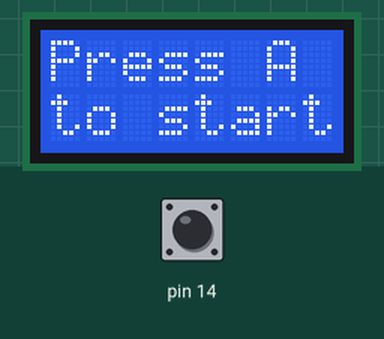
The sketch below on a simulated Arduino Leonardo, built with avr-gcc and run on an emulated ATmega32U4. Shown: 8×2 character LCD. The test bench sets the inputs (shaded band); at power-on: pin 14 HIGH.

Above: at 0.8 s.
0.9 s: pin 14 pulled LOW for 0.15 s
At 2.5 s:
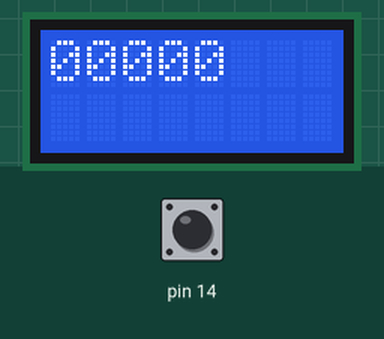
Timing chart, 0 to 4.0 s (numbered marks = the images above; inputs shaded):
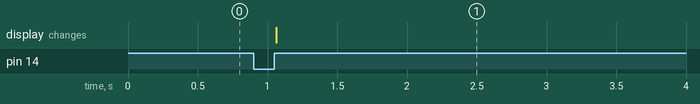

The sketch:

2_LineFollower.ino
```cpp
/* This program uses the line detected information to follow the line
 *
 *  The ligical is as follows:
 *  - if the line is centered according tot he robot, go straight
 *  - if the line is a bit on the right, turn right
 *  - if the line is a bit on the left, turn left
 *
 * WARNING: You need to place the jumper on the bottom PCB on the DN4 and DN2 position.
 * See https://www.pololu.com/docs/0J63/3.5
 *
 * We use the library Zumo32U4LineSensors
 * See https://pololu.github.io/zumo-32u4-arduino-library/class_zumo32_u4_line_sensors.html
 */

#include <Wire.h>
#include <Zumo32U4.h>


Zumo32U4LCD lcd;
Zumo32U4ButtonA buttonA;
Zumo32U4Motors motors;
Zumo32U4LineSensors lineSensors;

#define NUM_SENSORS 5
int lineSensorValues[NUM_SENSORS];

int lineDetectionThreshold = 500;
bool lineDetected[NUM_SENSORS];

// default speed of the motors
//useful when debugging you can make it slow to understand the behavior better
int motorSpeed = 200;

int lastSampleTime = 0;

void setup()
{
  // init sensors
  lineSensors.initFiveSensors();

  // Wait for button A to be pressed and released.
  lcd.clear();
  lcd.print(F("Press A"));
  lcd.gotoXY(0, 1);
  lcd.print(F("to start"));
  buttonA.waitForButton();
  lcd.clear();
}

void loop()
{
  // read sensors
  lineSensors.read(lineSensorValues, QTR_EMITTERS_ON);

  // convert to boolean, line or no line
  for (int i = 0; i < NUM_SENSORS; i++) {
    if (lineSensorValues[i] > lineDetectionThreshold) {
      lineDetected[i] = true;
    } else {
      lineDetected[i] = false;
    }
  }

  // we print 0 if there is not line, 1 if a line, for each sensor in order
  lcd.gotoXY(0,0);
  for (int i = 0; i < NUM_SENSORS; i++) {
    lcd.print(lineDetected[i]);
  }

  // the feedback control starts here

  // if the middle sensor is activated
  if (lineDetected[2]) {
    // go straight
    motors.setSpeeds(motorSpeed, motorSpeed);

  } else {
    // middle sensor not activated

    // and left sensor activated
    if (lineDetected[1]) {
      // turn left
      motors.setSpeeds(-motorSpeed, motorSpeed);
    } else if (lineDetected[3]) {
      // and right sensor activated
      // turn right
      motors.setSpeeds(motorSpeed, -motorSpeed);
    }
  }
}
```

Measured:
- after the input at 0.9 s, the display: changes after 0.16 s (image 1)
